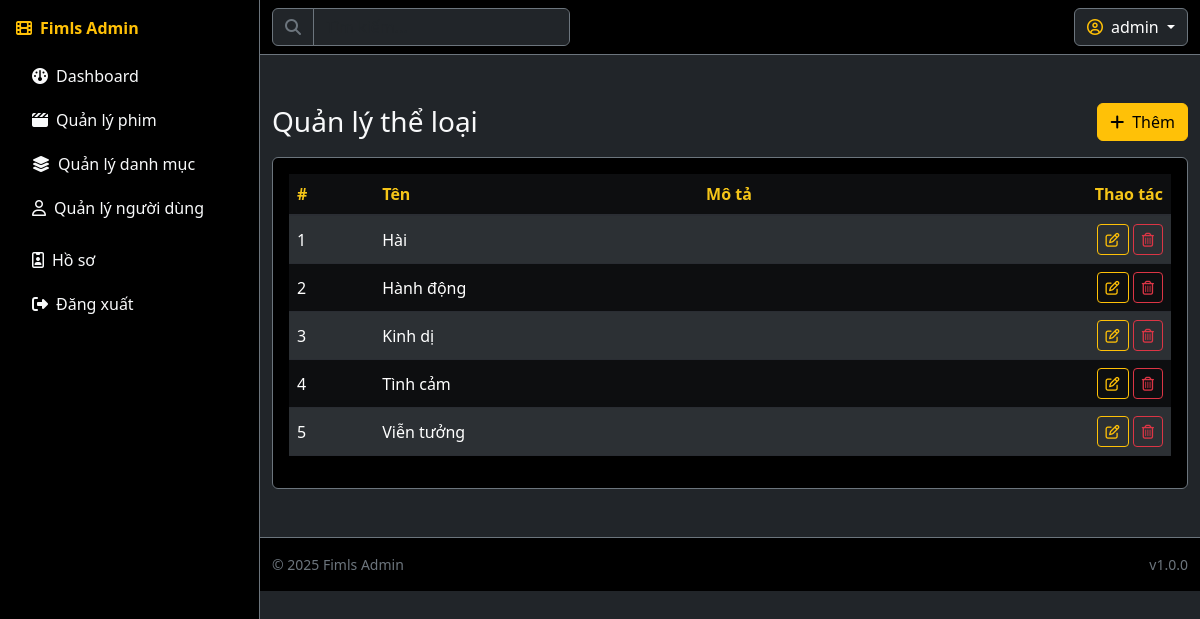
/admin/manage_categories.php (signed in), run on an earlier commit of the app's database.
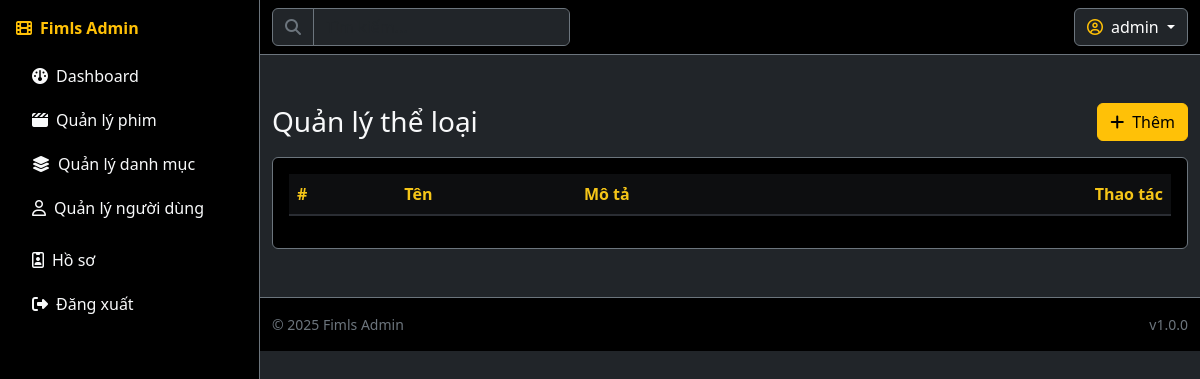
And on a later commit of the database.
### tables this page shows
CREATE TABLE IF NOT EXISTS categories (
  id INT AUTO_INCREMENT PRIMARY KEY,
  name VARCHAR(100) NOT NULL,
  description TEXT,
  created_at TIMESTAMP DEFAULT CURRENT_TIMESTAMP
);

### includes/functions.php (called while the page is built, shortened)
<?php
if (!function_exists('getCategories')) {
  function getCategories($mysqli) {
    $sql = "SELECT id, name FROM categories ORDER BY name";
    return $mysqli->query($sql);
  }
}
?>

### admin/manage_categories.php (the view, shortened to what this page needs)
<?php include __DIR__ . '/includes/header.php'; ?>
<div class="admin-layout">
<?php include __DIR__ . '/includes/sidebar.php'; ?>
<div>
<?php include __DIR__ . '/includes/topbar.php'; ?>
<?php
$cats = getCategories($mysqli);
?>
<main class="container-fluid my-4 my-md-5">
  <div class="d-flex justify-content-between align-items-center mb-3">
    <h3 class="section-title m-0">Quản lý thể loại</h3>
    <button class="btn btn-warning" data-bs-toggle="modal" data-bs-target="#addCatModal"><i class="fa-solid fa-plus me-2"></i>Thêm</button>
  </div>
  <div class="row g-4">
    <div class="col-12">
      <div class="card bg-black border-secondary">
        <div class="card-body">
          <div class="table-responsive">
            <table class="table table-dark table-striped align-middle">
              <thead><tr><th>#</th><th>Tên</th><th>Mô tả</th><th class="text-end">Thao tác</th></tr></thead>
              <tbody>
                <?php $i=1; while($row=$cats->fetch_assoc()): ?>
                <tr>
                  <td><?php echo $i++; ?></td>
                  <td><?php echo htmlspecialchars($row['name']); ?></td>
                  <td class="small text-secondary"><?php echo htmlspecialchars($row['description'] ?? ''); ?></td>
                  <td class="text-end">
                    <a class="btn btn-sm btn-outline-warning" href="<?php echo BASE_PATH; ?>/admin/edit_category.php?id=<?php echo $row['id']; ?>"><i class="fa-regular fa-pen-to-square"></i></a>
                    <a class="btn btn-sm btn-outline-danger" href="?action=delete&id=<?php echo $row['id']; ?>" onclick="return confirm('Bạn có chắc chắn muốn xóa không?');"><i class="fa-regular fa-trash-can"></i></a>
                  </td>
                </tr>
                <?php endwhile; ?>
              </tbody>
            </table>
          </div>
        </div>
      </div>
    </div>
  </div>
</main>
<?php include __DIR__ . '/includes/footer.php'; ?>

What changed in the data, as far as the page shows it:
removed categories: name "Hài"
removed categories: name "Hành động"
removed categories: name "Kinh dị"
removed categories: name "Tình cảm"
removed categories: name "Viễn tưởng"
